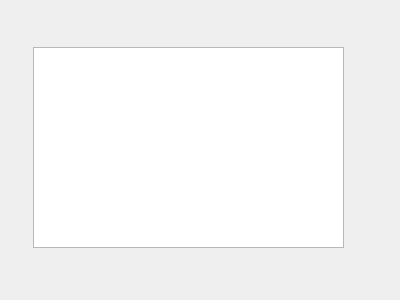
<?xml version="1.0" encoding="UTF-8"?>
<ui version="4.0">
 <class>Form</class>
 <widget class="QWidget" name="Form">
  <property name="geometry">
   <rect>
    <x>0</x>
    <y>0</y>
    <width>400</width>
    <height>300</height>
   </rect>
  </property>
  <property name="windowTitle">
   <string>Form</string>
  </property>
  <widget class="QTextEdit" name="textEdit">
   <property name="geometry">
    <rect>
     <x>33</x>
     <y>47</y>
     <width>311</width>
     <height>201</height>
    </rect>
   </property>
  </widget>
 </widget>
 <resources/>
 <connections/>
</ui>
